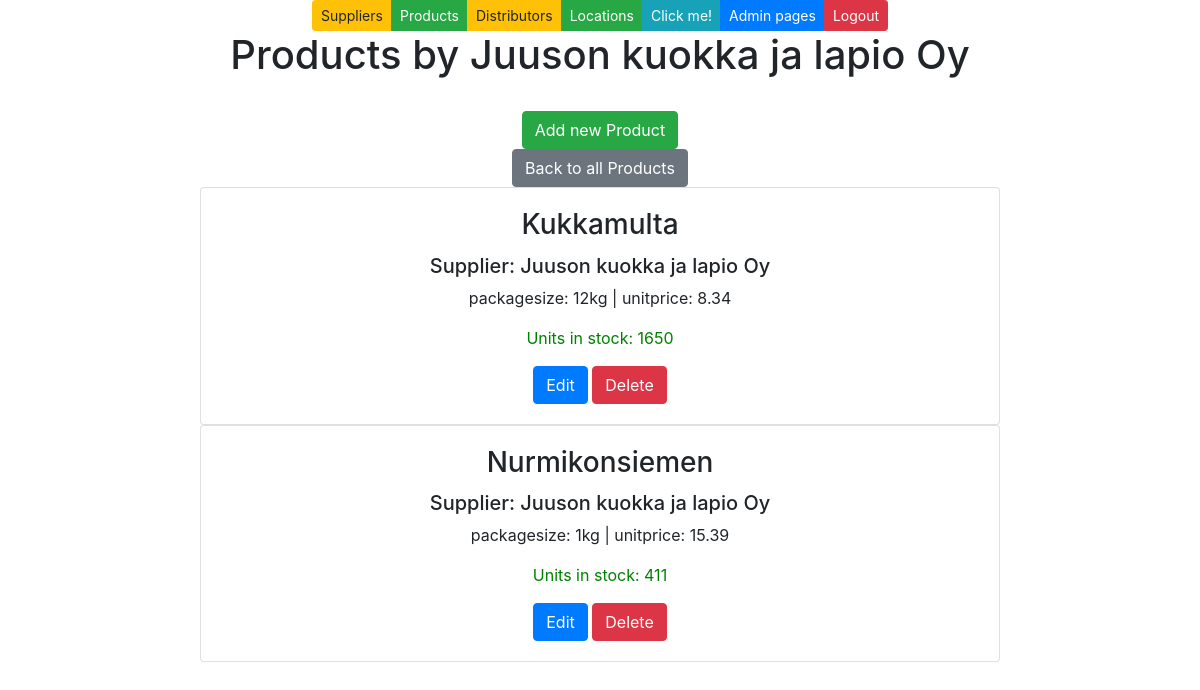
Before: /products-by-supplier/1/ with the older database file.
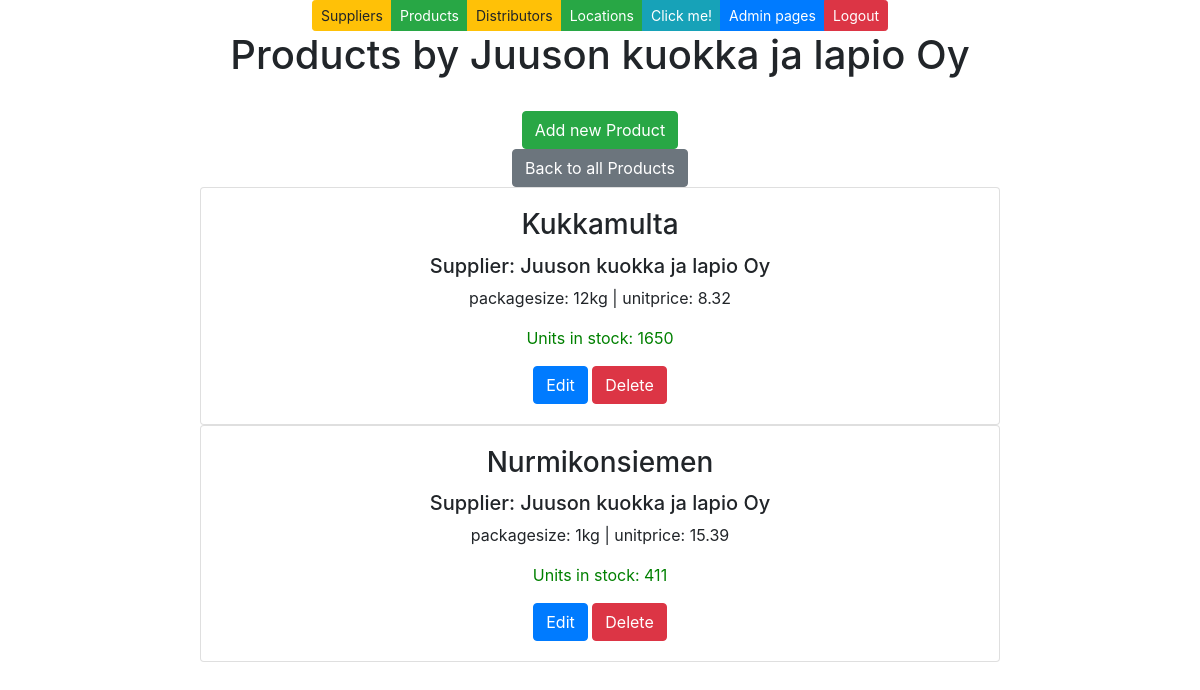
After: the same page with the newer database file.
### app/models.py (models this page shows, shortened)
class Supplier(models.Model):
    companyname = models.CharField(max_length = 50, default="firma")
    contactname = models.CharField(max_length = 50, default="firma")
    address = models.CharField(max_length = 100, default="firma")
    phone = models.CharField(max_length = 20, default="firma")
    email = models.CharField(max_length = 50, default="firma")
    country = models.CharField(max_length = 50, default="firma")

class Product(models.Model):
    productname = models.CharField(max_length = 20, default = "laku")
    packagesize = models.CharField(max_length = 20, default = 3)
    unitprice = models.DecimalField(max_digits=8, decimal_places=2, default=1.00)
    unitsinstock = models.IntegerField(default = 3)
    supplier = models.ForeignKey(Supplier, on_delete=models.CASCADE)

### app/views.py (the view)
# urls.py: path('products-by-supplier/<int:id>/', productsfiltered),
def productsfiltered(request, id):
    productlist = Product.objects.all()
    supplierlist = Supplier.objects.all()
    supplier = Supplier.objects.get(id = id)
    filteredproducts = productlist.filter(supplier = id)
    context ={'products': filteredproducts, 'suppliers': supplierlist, "supplier" : supplier}
    return render (request,"filteredproductlist.html",context)

### app/templates/filteredproductlist.html (shortened to what this page needs)
{% extends 'index.html' %}
{% block content %}
<h1>Products by  {{supplier.companyname}}</h1>
<br />
<button id="add-btn" class="btn btn-success" onclick="showaddform()">Add new Product</button>
<br />
<a href="/products/" class="btn btn-secondary">Back to all Products</a>
<br />
{% for p in products %}
<div id="list">
    <div class="card" style="width: 50rem;">
        <div class="card-body">
            <h3 class="card-title">{{p.productname}} </h3>
            <h5 class="card-text">Supplier: {{p.supplier.companyname}}</h5>
            <p class="card-text">packagesize: {{p.packagesize}} | unitprice: {{p.unitprice}}</p>
            <p class="card-text" style="color: green;">Units in stock: {{p.unitsinstock}}</p>
            <a href="/edit-product-get/{{p.id}}/" class="btn btn-primary">Edit</a>
            <a href="/confirm-delete-product/{{p.id}}/" class="btn btn-danger">Delete</a>
        </div>
    </div>
    {% empty %}
    <h2>Ei mitään täällä!</h2>
</div>
{%endfor%}
{% endblock %}

### app/templates/index.html (shortened to what this page needs)
<!DOCTYPE html>
<html>
<head>
    <link rel="stylesheet" href="https://stackpath.bootstrapcdn.com/bootstrap/4.5.0/css/bootstrap.min.css"
>
    <link rel="stylesheet" href="https://cdnjs.cloudflare.com/ajax/libs/font-awesome/5.11.2/css/all.min.css">
    {% load static %}
    <link rel="stylesheet" type="text/css" href="{% static 'style.css' %}">
</head>
<body>
    <div class="container">
        <center>
            <div class="btn-group" role="group">
                <a class="btn btn-warning btn-sm" href="/suppliers">Suppliers</a>
                <a class="btn btn-success btn-sm" href="/products">Products</a>
                <a class="btn btn-warning btn-sm" href="/distributors">Distributors</a>
                <a class="btn btn-success btn-sm" href="/locations">Locations</a>
                <a class="btn btn-info btn-sm" href="https://www.youtube.com/watch?v=iik25wqIuFo" target="_blank">Click me!</a>
                <a class="btn btn-primary btn-sm" href="/admin">Admin pages</a>
                <a class="btn btn-danger btn-sm" href="/logout">Logout</a>
            </div>
            {% block content %}
            {% endblock %}
        </center>
    </div>
</body>
</html>

Changed rows visible on the page:
changed Product "Kukkamulta": unitprice "8.34" → "8.32"
